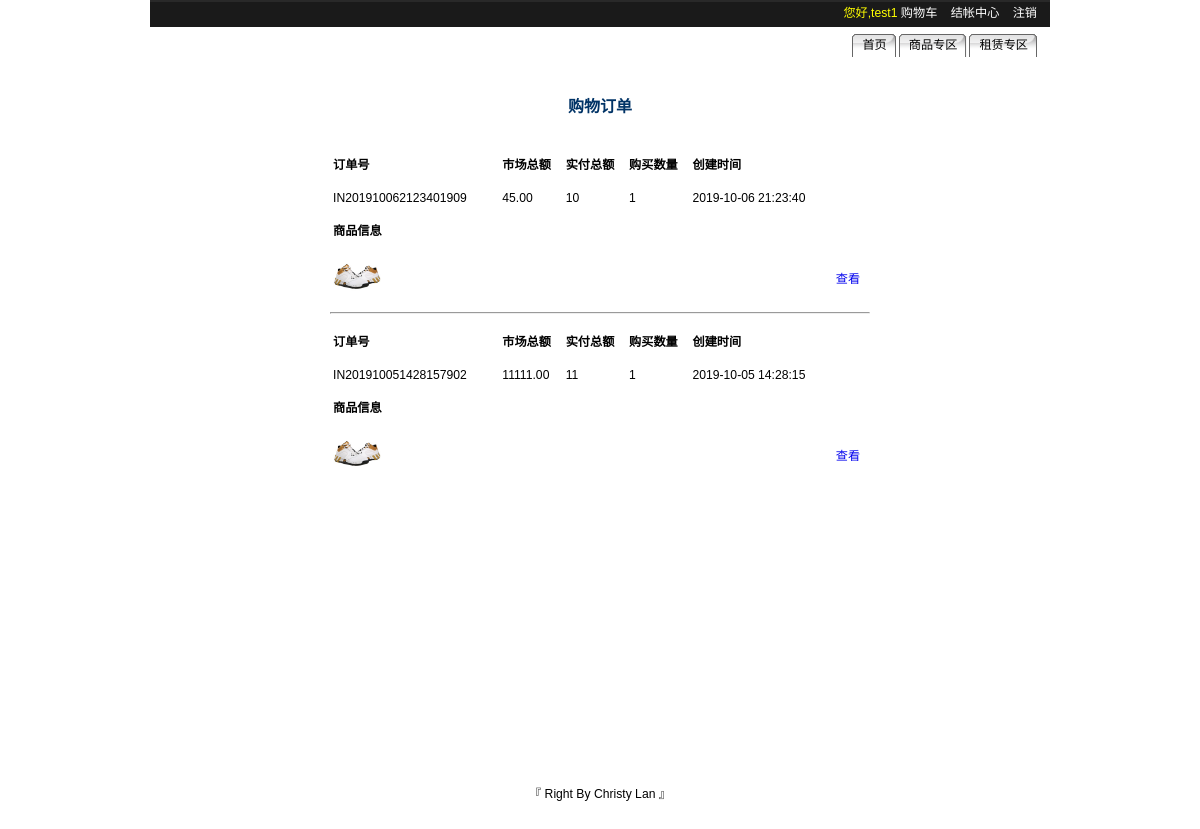
The app's page /listsOrders.php (signed in) with its own data.
### tables this page shows
CREATE TABLE `orders` (
  `id` int(10) unsigned NOT NULL AUTO_INCREMENT,
  `orderid` varchar(255) DEFAULT NULL COMMENT '订单号',
  `beforetotalprice` varchar(255) DEFAULT NULL COMMENT '市场总金额',
  `aftertotalprice` varchar(255) DEFAULT NULL COMMENT '实付总金额',
  `buycount` varchar(255) DEFAULT NULL COMMENT '购买数量',
  `createtime` datetime DEFAULT NULL COMMENT '创建时间',
  `userid` int(11) DEFAULT NULL COMMENT '用户id',
  `goodsid` varchar(255) DEFAULT NULL COMMENT '商品编号',
  `add_id` varchar(255) DEFAULT NULL COMMENT '收货信息编号',
  `status` int(11) DEFAULT NULL COMMENT '订单状态',
  PRIMARY KEY (`id`)
);

CREATE TABLE `list` (
  `list_id` int(10) unsigned NOT NULL AUTO_INCREMENT COMMENT '商品编号',
  `list_name` varchar(100) NOT NULL COMMENT '商品名字',
  `list_face` varchar(80) DEFAULT NULL COMMENT '商品图片',
  `list_myprice` float(8,2) NOT NULL COMMENT '商品价格',
  `list_onprice` float(8,2) NOT NULL COMMENT '商品市场价',
  `list_nums` int(5) DEFAULT NULL COMMENT '商品库存量',
  `list_detail` text COMMENT '商品简介',
  `list_time` datetime DEFAULT NULL COMMENT '上架时间',
  `list_seetimes` int(11) DEFAULT NULL COMMENT '商品点击量',
  `small_id` int(10) unsigned DEFAULT NULL COMMENT '小分类编号',
  PRIMARY KEY (`list_id`),
  KEY `small_id` (`small_id`),
  CONSTRAINT `list_ibfk_1` FOREIGN KEY (`small_id`) REFERENCES `smalltype` (`small_id`)
);

### includes/orders.inc.php (called while the page is built, shortened)
<?php
include_once 'conn.php';
$user = json_decode($_COOKIE['user'],true);
$orders = findAll("select * from orders where userid = ".$user['user_id'].' order by createtime desc',$mysqli);
foreach ($orders as $key => $s) {
  $goods = findAll("select * from list where list_id in(".$s['goodsid'].")",$mysqli);
  $orders[$key]['goods'] = $goods;
}
?>

### includes/conn.php (called while the page is built, shortened)
<?php
function findAll($sql,$mysqli){
  $result = $mysqli->query($sql);
  $twos = array();
  if ($result){
  	while ($ones = $result->fetch_assoc()){
  		$twos[] = $ones;
  	}
  }
  return $twos;
}
?>

### listsOrders.php (the view, shortened to what this page needs)
<?php
include_once 'includes/orders.inc.php';
?>
<!DOCTYPE html PUBLIC "-//W3C//DTD HTML 4.01 Transitional//EN" "http://www.w3.org/TR/html4/loose.dtd">
<html>
<head>
<link href="css/style.css" rel="stylesheet" type="text/css">
</head>
<body>
	<div id="container">
		<?php include 'header.php';?>
		<div id="wrapper">
			<div id="contentCenter">
				<div id="register">
					<div class="reg_title">购物订单</div>
					<div class="reg_body">
						<?php if (!empty($orders)):?>
		          <?php foreach ($orders as $key => $s):?>
		            <?php if($key > 0):?>
		              <hr />
		            <?php endif;?>
		  					<table id="buylist" border="0" cellpadding="0" cellspacing="3">
		                <tr>
		                  <th scope="col">订单号</th>
		                  <th scope="col">市场总额</th>
		    							<th scope="col">实付总额</th>
		    							<th scope="col">购买数量</th>
		                  <th scope="col">创建时间</th>
		                </tr>
		                <tr>
		                  <td><?php echo $s['orderid'];?></td>
		                  <td><?php echo $s['beforetotalprice'];?></td>
		                  <td><?php echo $s['aftertotalprice'];?></td>
		                  <td><?php echo $s['buycount'];?></td>
		                  <td><?php echo $s['createtime'];?></td>
		                </tr>
		                <tr>
		                  <th colspan="6">商品信息</th>
		                </tr>
		                <tr>
		                  <td colspan="5">
		                  <?php foreach ($s['goods'] as $g):?>
		                      <a href="/goodDetail.php?act=detailedgood&gid=<?php echo $g['list_id'];?>"><img src="<?php echo '/'.$g['list_face'];?>" style="height:60px;"></a>
		                  <?php endforeach;?>
		                  </td>
		                  <td> <a href="/orders_show.php?id=<?php echo $s['orderid']?>">查看</a> </td>
		                </tr>
		  					</table>
		          <?php endforeach;?>
						<?php else:?>
							<span style="text-align: center;display:block;">暂无订单</span>
						<?php endif;?>
					</div>
				</div>
			</div>
		</div>
		<div id="footer"><meta http-equiv="Content-Type" content="text/html; charset=utf-8" />
<label>『 Right By Christy Lan 』</label></div>
	</div>
</body>
</html>

### css/style.css (style rules this page uses)
* { margin: 0; padding: 0; }
body { font:76% Arial, Verdana, Tahoma, sans-serif; text-align:center; }
a { text-decoration: none; }
#container { text-align:left; width:900px; margin:0 auto; }
#wrapper { float:left; width:100%; background-color: #fff; }
#footer { clear:left; width:100%; height: 50px; padding-top:30px; text-align: center; }
#buylist { margin-top:10px; width:539px; }
#contentCenter { clear:both; margin:0 150px; }
#register { width:600px; height:677px; }
.reg_title { color:#003366; font-size:16px; font-weight:700; height:60px; line-height:60px; margin-top:20px; text-align: center; }
.reg_body { line-height: 30px; padding:0 30px; }

### records on screen
orders: orderid "IN201910062123401909", beforetotalprice "45.00", aftertotalprice "10", buycount "1", createtime "2019-10-06 21:23:40"
list: list_face (picture)
orders: orderid "IN201910051428157902", beforetotalprice "11111.00", aftertotalprice "11", buycount "1", createtime "2019-10-05 14:28:15"
list: list_face (picture)

### other values on screen
$user['user_name'] "test1"
